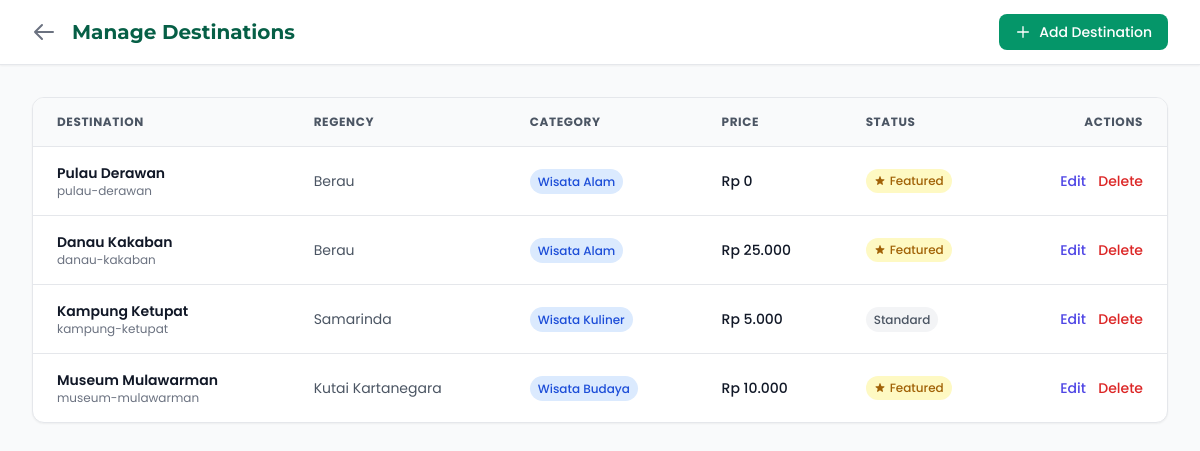
The page /admin/destinations.php (signed in) on the database its author committed.
### tables this page shows
CREATE TABLE IF NOT EXISTS destinations (
    id INT AUTO_INCREMENT PRIMARY KEY,
    regency_id INT NOT NULL,
    category_id INT NOT NULL,
    name VARCHAR(150) NOT NULL,
    slug VARCHAR(150) NOT NULL UNIQUE,  
    description TEXT,
    address TEXT,
    map_coordinates VARCHAR(100) DEFAULT NULL,  
    operating_hours VARCHAR(100) DEFAULT NULL,
    ticket_price DECIMAL(10, 2) DEFAULT 0,
    rating_avg DECIMAL(3, 2) DEFAULT 0.00,
    is_featured BOOLEAN DEFAULT FALSE,
    created_at TIMESTAMP DEFAULT CURRENT_TIMESTAMP,
    updated_at TIMESTAMP DEFAULT CURRENT_TIMESTAMP ON UPDATE CURRENT_TIMESTAMP,
    
    FOREIGN KEY (regency_id) REFERENCES regencies(id) ON DELETE CASCADE,
    FOREIGN KEY (category_id) REFERENCES categories(id) ON DELETE RESTRICT
);

CREATE TABLE IF NOT EXISTS regencies (
    id INT AUTO_INCREMENT PRIMARY KEY,
    name VARCHAR(100) NOT NULL,  
    code VARCHAR(10) DEFAULT NULL,  
    description TEXT,
    thumbnail_url VARCHAR(255) DEFAULT NULL,
    created_at TIMESTAMP DEFAULT CURRENT_TIMESTAMP
);

CREATE TABLE IF NOT EXISTS categories (
    id INT AUTO_INCREMENT PRIMARY KEY,
    name VARCHAR(50) NOT NULL,
    slug VARCHAR(50) NOT NULL UNIQUE,  
    icon_class VARCHAR(50) DEFAULT NULL,  
    created_at TIMESTAMP DEFAULT CURRENT_TIMESTAMP
);

### config/security.php (called while the page is built, shortened)
<?php
function escapeOutput($data) {
    return htmlspecialchars($data, ENT_QUOTES, 'UTF-8');
}
?>

### admin/destinations.php (the view, shortened to what this page needs)
<?php
require_once '../config/security.php';
$conn = getDBConnection();
$query = "
    SELECT d.*, r.name as regency_name, c.name as category_name
    FROM destinations d
    JOIN regencies r ON d.regency_id = r.id
    JOIN categories c ON d.category_id = c.id
    ORDER BY d.created_at DESC
";
$result = $conn->query($query);
$destinations = $result->fetch_all(MYSQLI_ASSOC);
?>
<!DOCTYPE html>
<html lang="id" class="scroll-smooth">
<head>
    <script src="https://cdn.tailwindcss.com"></script>
</head>
<body class="font-body antialiased bg-gray-50">
    <nav class="bg-white shadow-sm border-b border-gray-200 sticky top-0 z-50">
        <div class="max-w-7xl mx-auto px-4 sm:px-6 lg:px-8">
            <div class="flex justify-between items-center h-16">
                <div class="flex items-center gap-4">
                    <a href="dashboard.php" class="text-gray-500 hover:text-gray-700">
                        <svg class="w-6 h-6" fill="none" stroke="currentColor" viewBox="0 0 24 24">
                            <path stroke-linecap="round" stroke-linejoin="round" stroke-width="2" d="M10 19l-7-7m0 0l7-7m-7 7h18"/>
                        </svg>
                    </a>
                    <h1 class="text-xl font-display font-bold text-primary-800">Manage Destinations</h1>
                </div>
                <div class="flex items-center gap-4">
                    <a href="destination_form.php" class="inline-flex items-center px-4 py-2 bg-primary-600 text-white rounded-lg hover:bg-primary-700 transition font-medium text-sm">
                        <svg class="w-4 h-4 mr-2" fill="none" stroke="currentColor" viewBox="0 0 24 24">
                            <path stroke-linecap="round" stroke-linejoin="round" stroke-width="2" d="M12 4v16m8-8H4"/>
                        </svg>
                        Add Destination
                    </a>
                </div>
            </div>
        </div>
    </nav>
    <div class="max-w-7xl mx-auto px-4 sm:px-6 lg:px-8 py-8">
        <div class="bg-white rounded-xl shadow-sm border border-gray-200 overflow-hidden">
            <div class="overflow-x-auto">
                <table class="w-full text-left border-collapse">
                    <thead>
                        <tr class="bg-gray-50 border-b border-gray-200 text-xs font-semibold text-gray-600 uppercase tracking-wider">
                            <th class="px-6 py-4">Destination</th>
                            <th class="px-6 py-4">Regency</th>
                            <th class="px-6 py-4">Category</th>
                            <th class="px-6 py-4">Price</th>
                            <th class="px-6 py-4">Status</th>
                            <th class="px-6 py-4 text-right">Actions</th>
                        </tr>
                    </thead>
                    <tbody class="divide-y divide-gray-200">
                        <?php if (empty($destinations)): ?>
                            <tr>
                                <td colspan="6" class="px-6 py-12 text-center text-gray-500">
                                    <svg class="w-12 h-12 mx-auto text-gray-300 mb-4" fill="none" stroke="currentColor" viewBox="0 0 24 24">
                                        <path stroke-linecap="round" stroke-linejoin="round" stroke-width="2" d="M19 11H5m14 0a2 2 0 012 2v6a2 2 0 01-2 2H5a2 2 0 01-2-2v-6a2 2 0 012-2m14 0V9a2 2 0 00-2-2M5 11V9a2 2 0 012-2m0 0V5a2 2 0 012-2h6a2 2 0 012 2v2M7 7h10"/>
                                    </svg>
                                    <p class="text-lg font-medium">No destinations found</p>
                                    <p class="text-sm">Click "Add Destination" to create your first one.</p>
                                </td>
                            </tr>
                        <?php else: ?>
                            <?php foreach ($destinations as $dest): ?>
                                <tr class="hover:bg-gray-50 transition">
                                    <td class="px-6 py-4">
                                        <div class="flex items-center">
                                            <div>
                                                <div class="text-sm font-semibold text-gray-900"><?php echo escapeOutput($dest['name']); ?></div>
                                                <div class="text-xs text-gray-500"><?php echo escapeOutput($dest['slug']); ?></div>
                                            </div>
                                        </div>
                                    </td>
                                    <td class="px-6 py-4">
                                        <span class="text-sm text-gray-600"><?php echo escapeOutput($dest['regency_name']); ?></span>
                                    </td>
                                    <td class="px-6 py-4">
                                        <span class="px-2 py-1 text-xs font-medium bg-blue-100 text-blue-700 rounded-full">
                                            <?php echo escapeOutput($dest['category_name']); ?>
                                        </span>
                                    </td>
                                    <td class="px-6 py-4">
                                        <span class="text-sm font-medium text-gray-900">Rp <?php echo number_format($dest['ticket_price'], 0, ',', '.'); ?></span>
                                    </td>
                                    <td class="px-6 py-4">
                                        <?php if ($dest['is_featured']): ?>
                                            <span class="px-2 py-1 text-xs font-medium bg-yellow-100 text-yellow-700 rounded-full flex items-center w-fit gap-1">
                                                Featured
                                            </span>
                                        <?php else: ?>
                                            <span class="px-2 py-1 text-xs font-medium bg-gray-100 text-gray-600 rounded-full">Standard</span>
                                        <?php endif; ?>
                                    </td>
                                    <td class="px-6 py-4 text-right space-x-2">
                                        <a href="destination_form.php?id=<?php echo $dest['id']; ?>" class="text-indigo-600 hover:text-indigo-900 text-sm font-medium">Edit</a>
                                        <a href="?delete=<?php echo $dest['id']; ?>" class="text-red-600 hover:text-red-900 text-sm font-medium" onclick="return confirm('Are you sure you want to delete this destination?')">Delete</a>
                                    </td>
                                </tr>
                            <?php endforeach; ?>
                        <?php endif; ?>
                    </tbody>
                </table>
            </div>
        </div>
    </div>
</body>
</html>

### rows shown on the page
destinations: name "Pulau Derawan", slug "pulau-derawan", regency.name "Berau", category.name "Wisata Alam", ticket_price "0", is_featured 1 (drawn)
destinations: name "Danau Kakaban", slug "danau-kakaban", regency.name "Berau", category.name "Wisata Alam", ticket_price "25.000", is_featured 1 (drawn)
destinations: name "Kampung Ketupat", slug "kampung-ketupat", regency.name "Samarinda", category.name "Wisata Kuliner", ticket_price "5.000", is_featured "Standard"
destinations: name "Museum Mulawarman", slug "museum-mulawarman", regency.name "Kutai Kartanegara", category.name "Wisata Budaya", ticket_price "10.000", is_featured 1 (drawn)
